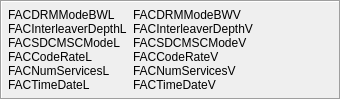
        <widget class="QFrame" name="FrameFACParams">
         <property name="sizePolicy">
          <sizepolicy hsizetype="Preferred" vsizetype="Preferred">
           <horstretch>0</horstretch>
           <verstretch>0</verstretch>
          </sizepolicy>
         </property>
         <property name="frameShape">
          <enum>QFrame::Box</enum>
         </property>
         <property name="frameShadow">
          <enum>QFrame::Sunken</enum>
         </property>
         <layout class="QHBoxLayout" name="_13">
          <property name="spacing">
           <number>6</number>
          </property>
          <property name="margin">
           <number>6</number>
          </property>
          <item>
           <layout class="QVBoxLayout" name="_14">
            <property name="spacing">
             <number>0</number>
            </property>
            <property name="margin">
             <number>0</number>
            </property>
            <item>
             <widget class="QLabel" name="FACDRMModeBWL">
              <property name="text">
               <string>FACDRMModeBWL</string>
              </property>
              <property name="wordWrap">
               <bool>false</bool>
              </property>
              <property name="indent">
               <number>-1</number>
              </property>
             </widget>
            </item>
            <item>
             <widget class="QLabel" name="FACInterleaverDepthL">
              <property name="text">
               <string>FACInterleaverDepthL</string>
              </property>
              <property name="wordWrap">
               <bool>false</bool>
              </property>
             </widget>
            </item>
            <item>
             <widget class="QLabel" name="FACSDCMSCModeL">
              <property name="text">
               <string>FACSDCMSCModeL</string>
              </property>
              <property name="wordWrap">
               <bool>false</bool>
              </property>
             </widget>
            </item>
            <item>
             <widget class="QLabel" name="FACCodeRateL">
              <property name="text">
               <string>FACCodeRateL</string>
              </property>
              <property name="wordWrap">
               <bool>false</bool>
              </property>
             </widget>
            </item>
            <item>
             <widget class="QLabel" name="FACNumServicesL">
              <property name="text">
               <string>FACNumServicesL</string>
              </property>
              <property name="wordWrap">
               <bool>false</bool>
              </property>
             </widget>
            </item>
            <item>
             <widget class="QLabel" name="FACTimeDateL">
              <property name="text">
               <string>FACTimeDateL</string>
              </property>
              <property name="wordWrap">
               <bool>false</bool>
              </property>
             </widget>
            </item>
           </layout>
          </item>
          <item>
           <layout class="QVBoxLayout" name="_15">
            <property name="spacing">
             <number>0</number>
            </property>
            <property name="margin">
             <number>0</number>
            </property>
            <item>
             <widget class="QLabel" name="FACDRMModeBWV">
              <property name="text">
               <string>FACDRMModeBWV</string>
              </property>
              <property name="wordWrap">
               <bool>false</bool>
              </property>
              <property name="indent">
               <number>-1</number>
              </property>
             </widget>
            </item>
            <item>
             <widget class="QLabel" name="FACInterleaverDepthV">
              <property name="text">
               <string>FACInterleaverDepthV</string>
              </property>
              <property name="wordWrap">
               <bool>false</bool>
              </property>
             </widget>
            </item>
            <item>
             <widget class="QLabel" name="FACSDCMSCModeV">
              <property name="text">
               <string>FACSDCMSCModeV</string>
              </property>
              <property name="wordWrap">
               <bool>false</bool>
              </property>
             </widget>
            </item>
            <item>
             <widget class="QLabel" name="FACCodeRateV">
              <property name="text">
               <string>FACCodeRateV</string>
              </property>
              <property name="wordWrap">
               <bool>false</bool>
              </property>
             </widget>
            </item>
            <item>
             <widget class="QLabel" name="FACNumServicesV">
              <property name="text">
               <string>FACNumServicesV</string>
              </property>
              <property name="wordWrap">
               <bool>false</bool>
              </property>
             </widget>
            </item>
            <item>
             <widget class="QLabel" name="FACTimeDateV">
              <property name="minimumSize">
               <size>
                <width>200</width>
                <height>0</height>
               </size>
              </property>
              <property name="text">
               <string>FACTimeDateV</string>
              </property>
              <property name="wordWrap">
               <bool>false</bool>
              </property>
             </widget>
            </item>
           </layout>
          </item>
         </layout>
        </widget>
